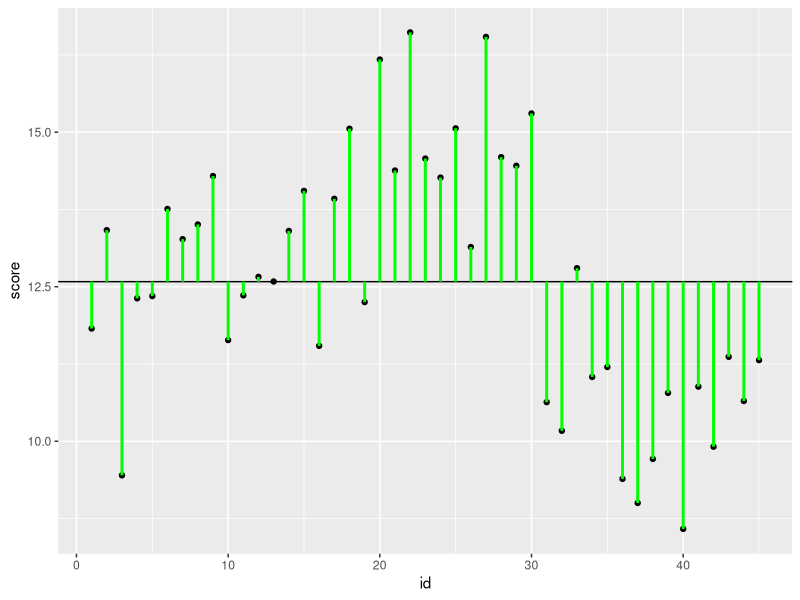
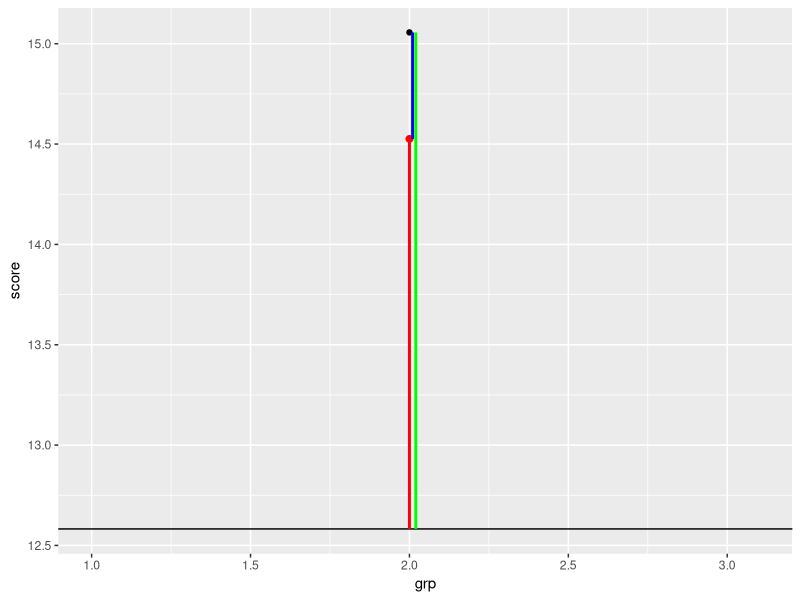
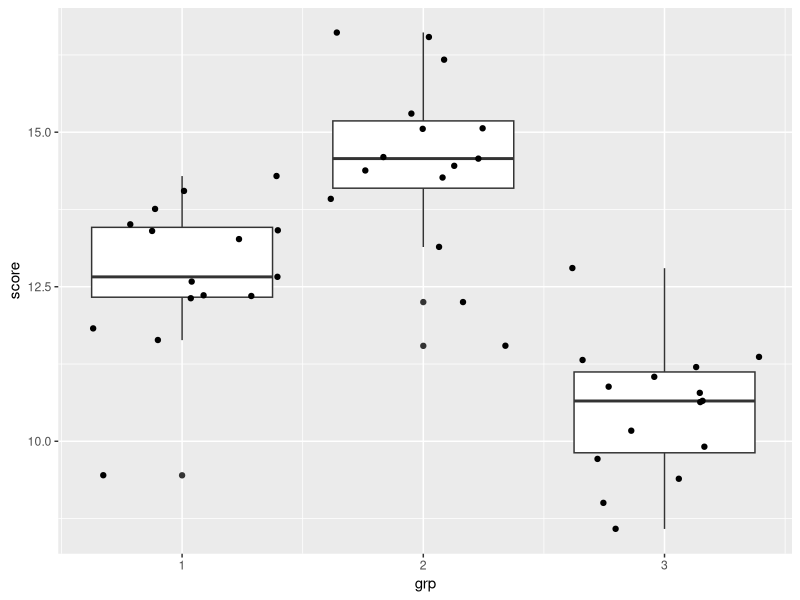

Reproduce these figures in R, in order.
library(dplyr)
library(ggplot2)

id = seq(1,45,1)
grp = c(
  rep(1,15),
  rep(2,15),
  rep(3,15)
  )

score = c(
  rnorm(15,13,1.2),
  rnorm(15,14.5,1.3),
  rnorm(15,10.3,0.9)
)

df = data.frame(id,grp,score)
mean_val=mean(df$score)
# 没有加入分组信息的时候
g1 = ggplot(data=df,aes(x=id,y=score))+
  geom_point()+
  geom_hline(yintercept=mean_val)+
  geom_segment(aes(xend=id,yend=mean_val),color='green',size=1)
g1

# 加入分组信息以后，分别用各组的均值（红点）作为该组的代表
# 现在各个黑点到对应组红点的距离（蓝色）：
# 首先计算统计指标
df_stat = df %>% group_by(grp) %>% 
  summarise(mean=mean(score),sd=sd(score)) %>% select(grp,mean,sd)
df = left_join(df,df_stat,by='grp')
df_mask = df$id == 18
df_sel = df[df_mask,]
g2 = df_sel %>% ggplot(aes(x=grp,y=score))+
  geom_point()+
  geom_hline(yintercept = mean_val)+
  geom_point(aes(x=grp,y=mean),size=2,color='red')+
  geom_segment(aes(x=grp+0.01,xend=grp+0.01,yend=mean),color='blue',size=1)+
  geom_segment(aes(xend=grp,y=mean,yend=mean_val),color='red',size=1)+
  geom_segment(aes(x=grp+0.02,xend=grp+0.02,yend=mean_val),color='green',size=1)+
  xlim(1,3.1)
g2

g3 = df %>% ggplot(aes(x=grp,y=score,group=grp))+
  geom_boxplot()+
  geom_jitter()
g3